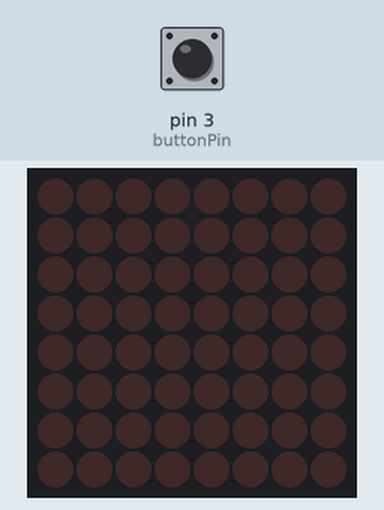
Simulated run of this sketch. Board: Arduino Uno, built with avr-gcc and run on an emulated ATmega328P. Shown: 8×8 LED matrix. Inputs (shaded band) come from the test bench; at power-on: pin 3 (buttonPin) LOW. What the sketch prints to the serial monitor is not drawn.

Above: at 1.8 s.
1.9 s: pin 3 (buttonPin) pulled HIGH for 3.2 s
At 6.1 s:
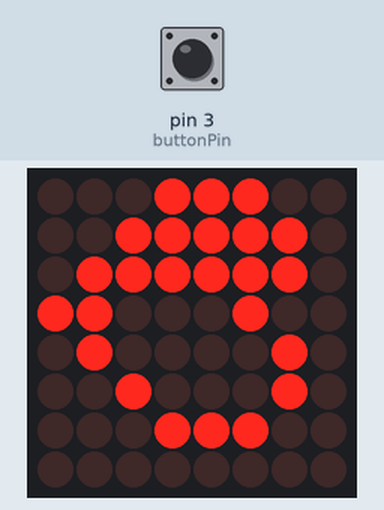
6.6 s: pin 3 (buttonPin) pulled HIGH for 0.6 s
At 7.8 s:
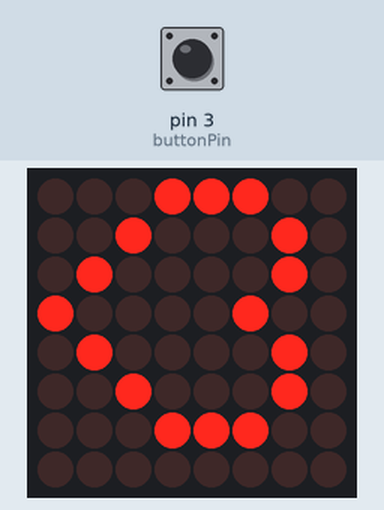
8.7 s: pin 3 (buttonPin) pulled HIGH for 1 s
At 9.6 s:
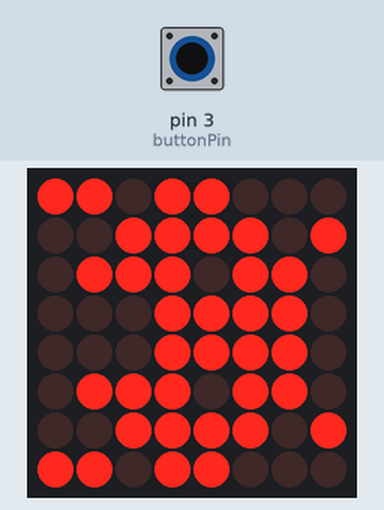
Timing chart, 0 to 11.7 s (numbered marks = the images above; inputs shaded):
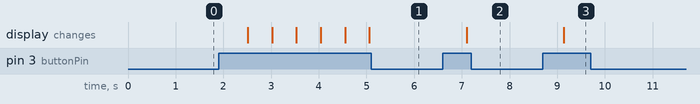

The sketch:

Matrix_Story_2.ino
```cpp
#include "LedControlMS.h"
#define NumMatrix 1 //numero de matrices a ocupar

const int buttonPin = 3; //pin del boton a ocupar
int numerodepulsaciones; //para que se muestren en Monitor de serie
int contador;
int buttonState = 0; //estado de boton encendido o apagado

int espera=200;
int time=0;

LedControl lc=LedControl(12,11,10,NumMatrix);

int Datos;
byte Planet[] = {
  B00000000,
  B00000000,
  B00111100,
  B00111100,
  B00111100,
  B00111100,
  B00000000,
  B00000000};

byte Sputnik[] = {
  B00011000,
  B00111100,
  B01111110,
  B11011011,
  B11111111,
  B00101000,
  B01000100,
  B10000010};

byte Apollo[] = {
  B01000010,
  B00111100,
  B01111110,
  B11011011,
  B11111111,
  B01100110,
  B10100101,
  B10000001};

byte Sword[] = {
  B00000011,
  B00000111,
  B00001110,
  B11011100,
  B01111000,
  B00110000,
  B01011000,
  B10000100};

byte Health[] = {
  B00000000,
  B01101100,
  B11111110,
  B11111110,
  B11111110,
  B01111100,
  B00111000,
  B00010000};

byte Wound[] = {
  B00000000,
  B01101100,
  B11110010,
  B11100010,
  B11100010,
  B01100100,
  B00111000,
  B00010000};

byte Death[] = {
  B00000000,
  B01101100,
  B10010010,
  B10000010,
  B10000010,
  B01000100,
  B00101000,
  B00010000};

void setup() {
  Serial.begin (9600);

  pinMode (buttonPin, INPUT);
  pinMode (NumMatrix, OUTPUT);
  for (int i=0; i< NumMatrix ; i++)
     {
        lc.shutdown(i,false);
        lc.setIntensity(i,8);
        lc.clearDisplay(i);
     }
}

void loop() {
 // int espera=200;
 //int time=0;

    if(digitalRead(buttonPin)==HIGH&&millis()-time>espera)//Esta parte la deje como estaba en el programa anterior
    {                                                     //no enteindo bien la funcion millis (parecido a delay?)
      numerodepulsaciones++;
      Serial.print(numerodepulsaciones);
    }

    if(numerodepulsaciones == 10)
    numerodepulsaciones=0;

    switch(numerodepulsaciones) //muchos if, queremos que aparezcan las vocales
                                //cada vez que apretamos el boton
    {
     case 0:
      digitalWrite(NumMatrix,LOW); //off
      break;

      case 1:
      digitalWrite(NumMatrix,HIGH); //on
      lc.clearDisplay (NumMatrix);
      break;

      case 2:
      digitalWrite (NumMatrix,HIGH); //inicio de la historia
      Representar(Planet,5000);
      break;

      case 3:
      digitalWrite (NumMatrix,HIGH);
      Representar(Sputnik,5000);
      break;

      case 4:
      digitalWrite (NumMatrix,HIGH);
      Representar(Apollo,5000);
      break;

      case 5:
      digitalWrite (NumMatrix,HIGH);
      Representar(Sword,5000);
      break;

      case 6:
      digitalWrite (NumMatrix,HIGH);
      Representar(Health,5000);
      break;

     //case 7:
     //digitalWrite (NumMatrix,HIGH);
     //Representar(Sword,5000);
     //break;

      case 7:
      digitalWrite (NumMatrix,HIGH);
      Representar(Wound,5000);
      break;

     //case 9:
     //digitalWrite (NumMatrix,HIGH);
     //Representar(Sword,5000);
     //break;

      case 8:
      digitalWrite (NumMatrix,HIGH);
      Representar (Death,5000);
      break;

      case 9:
      digitalWrite (NumMatrix,HIGH);
      Representar (Apollo,5000);
      break;

      case 10:
      time=millis();
    }

    delay (500);
 }


void Representar(byte *Datos,int retardo) //Funcion para la representacion de bytes de datos
{
for (int i = 0; i < 8; i++) {
    lc.setColumn(0,i,Datos[7-i]);
    }
}
```

Measured:
- after the input at 1.9 s, the display: first changes after 0.61 s (image 1 shows a later state)
- after the input at 6.6 s, the display: changes after 0.50 s (image 2)
- after the input at 8.7 s, the display: changes after 0.44 s (image 3)
